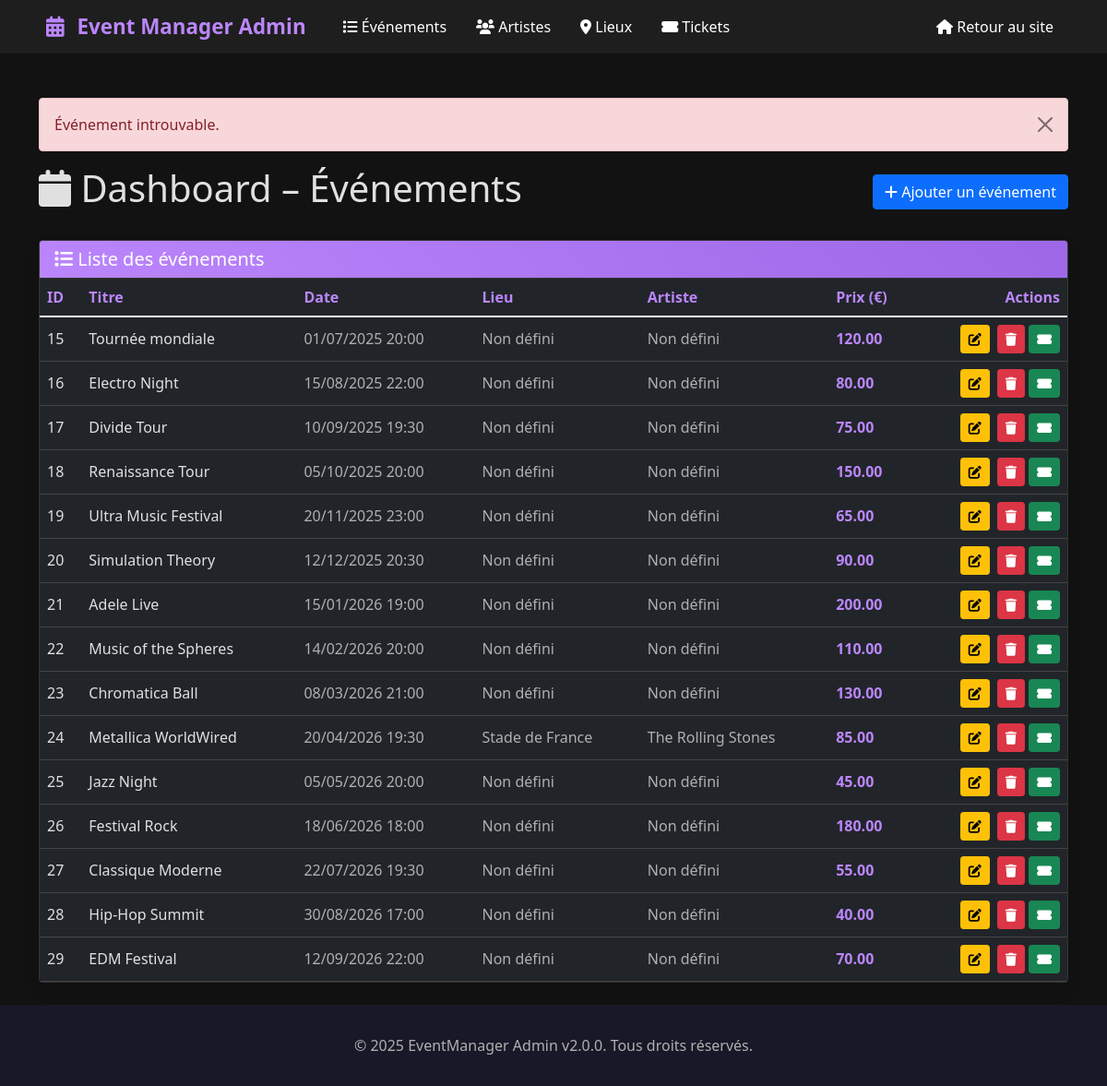
The page /admin/evenements.php?error=not_found on the database its author committed.
### tables this page shows
CREATE TABLE IF NOT EXISTS `evenement` (
  `id_evenement` int(11) NOT NULL AUTO_INCREMENT,
  `titre` varchar(255) NOT NULL,
  `description` text DEFAULT NULL,
  `date_heure` datetime NOT NULL,
  `prix` decimal(10,2) DEFAULT 0.00,
  `id_venue` int(11) DEFAULT NULL,
  `id_artiste` int(11) DEFAULT NULL,
  `image` varchar(255) DEFAULT NULL,
  PRIMARY KEY (`id_evenement`),
  KEY `id_venue` (`id_venue`),
  KEY `id_artiste` (`id_artiste`),
  CONSTRAINT `evenement_ibfk_1` FOREIGN KEY (`id_venue`) REFERENCES `venue` (`id_venue`),
  CONSTRAINT `evenement_ibfk_2` FOREIGN KEY (`id_artiste`) REFERENCES `artiste` (`id_artiste`)
);

CREATE TABLE IF NOT EXISTS `venue` (
  `id_venue` int(11) NOT NULL AUTO_INCREMENT,
  `nom` varchar(255) NOT NULL,
  `type` varchar(100) DEFAULT NULL,
  `adresse` varchar(255) DEFAULT NULL,
  `url` varchar(255) DEFAULT NULL,
  `photo` varchar(255) DEFAULT NULL,
  PRIMARY KEY (`id_venue`)
);

CREATE TABLE IF NOT EXISTS `artiste` (
  `id_artiste` int(11) NOT NULL AUTO_INCREMENT,
  `nom` varchar(255) NOT NULL,
  `url` varchar(255) DEFAULT NULL,
  `photo` varchar(255) DEFAULT NULL,
  PRIMARY KEY (`id_artiste`)
);

### classes/Evenement.php (called while the page is built, shortened)
<?php
class Evenement {
    private $conn;
    private $table = 'evenement';
    public function __construct($db) {
        $this->conn = $db;
    }
    public function lire() {
        $query = "SELECT e.*, v.nom as venue_nom, a.nom as artiste_nom
                  FROM " . $this->table . " e
                  LEFT JOIN venue v ON e.id_venue = v.id_venue
                  LEFT JOIN artiste a ON e.id_artiste = a.id_artiste
                  ORDER BY e.date_heure ASC";
        $stmt = $this->conn->prepare($query);
        $stmt->execute();
        return $stmt->fetchAll(PDO::FETCH_ASSOC);
    }
}
?>

### admin/evenements.php (the view, shortened to what this page needs)
<?php
require_once '../classes/Evenement.php';
$database = new Database();
$db = $database->getConnection();
$evenement = new Evenement($db);
$error = '';
if (isset($_GET['error']) && $_GET['error'] === 'not_found') {
    $error = "Événement introuvable.";
}
$evenements = $evenement->lire();
include 'includes/header.php';
?>
<main class="container py-4">
    <?php if ($error): ?>
    <div class="alert alert-danger alert-dismissible fade show">
        <?= $error ?>
        <button type="button" class="btn-close" data-bs-dismiss="alert"></button>
    </div>
    <?php endif; ?>
    <div class="d-flex justify-content-between align-items-center mb-4">
        <h1><i class="fas fa-calendar"></i> Dashboard – Événements</h1>
        <a href="evenement_ajouter.php" class="btn btn-primary">
            <i class="fas fa-plus"></i> Ajouter un événement
        </a>
    </div>
    <div class="card shadow" style="background: var(--surface-dark); border: 1px solid #333;">
        <div class="card-header" style="background: linear-gradient(45deg, var(--accent-color), #9D67E7); color: white; border-bottom: 1px solid #333;">
            <h5 class="mb-0"><i class="fas fa-list"></i> Liste des événements</h5>
        </div>
        <div class="card-body p-0">
            <div class="table-responsive">
                <table class="table table-dark table-hover mb-0 align-middle" style="background: var(--surface-dark);">
                    <thead style="background: #23233a;">
                        <tr>
                            <th style="border-color: #444; color: var(--accent-color);">ID</th>
                            <th style="border-color: #444; color: var(--accent-color);">Titre</th>
                            <th style="border-color: #444; color: var(--accent-color);">Date</th>
                            <th style="border-color: #444; color: var(--accent-color);">Lieu</th>
                            <th style="border-color: #444; color: var(--accent-color);">Artiste</th>
                            <th style="border-color: #444; color: var(--accent-color);">Prix (€)</th>
                            <th class="text-end" style="border-color: #444; color: var(--accent-color);">Actions</th>
                        </tr>
                    </thead>
                    <tbody>
                        <?php if(empty($evenements)): ?>
                        <tr>
                            <td colspan="7" class="text-center py-3" style="color: var(--text-secondary); border-color: #444;">Aucun événement enregistré</td>
                        </tr>
                        <?php else: ?>
                        <?php foreach ($evenements as $evt): ?>
                        <tr style="border-color: #444;">
                            <td style="color: var(--text-primary); border-color: #444;"><?= $evt['id_evenement'] ?></td>
                            <td style="color: var(--text-primary); border-color: #444;"><?= htmlspecialchars($evt['titre']) ?></td>
                            <td style="color: var(--text-secondary); border-color: #444;"><?= date('d/m/Y H:i', strtotime($evt['date_heure'])) ?></td>
                            <td style="color: var(--text-secondary); border-color: #444;"><?= htmlspecialchars($evt['venue_nom'] ?? 'Non défini') ?></td>
                            <td style="color: var(--text-secondary); border-color: #444;"><?= htmlspecialchars($evt['artiste_nom'] ?? 'Non défini') ?></td>
                            <td style="color: var(--accent-color); font-weight: 600; border-color: #444;"><?= number_format($evt['prix'], 2) ?></td>
                            <td class="text-end" style="border-color: #444;">
                                <a href="evenement_modifier.php?id=<?= $evt['id_evenement'] ?>"
                                   class="btn btn-warning btn-sm btn-action me-1">
                                    <i class="fas fa-edit"></i>
                                </a>
                                <a href="evenement_supprimer.php?id=<?= $evt['id_evenement'] ?>"
                                   class="btn btn-danger btn-sm btn-action">
                                    <i class="fas fa-trash"></i>
                                </a>
                                <a href="tickets_evenement.php?evenement_id=<?= $evt['id_evenement'] ?>"
                                   class="btn btn-success btn-sm btn-action">
                                    <i class="fas fa-ticket-alt"></i>
                                </a>
                            </td>
                        </tr>
                        <?php endforeach; ?>
                        <?php endif; ?>
                    </tbody>
                </table>
            </div>
        </div>
    </div>
</main>
<?php include 'includes/footer.php'; ?>

### admin/includes/header.php (style rules this page uses)
:root { --bg-dark: #121212; --surface-dark: #1E1E1E; --text-primary: #E0E0E0; --text-secondary: #B0B0B0; --accent-color: #BB86FC; }
html, body { height: 100%; margin: 0; padding: 0; }
body { display: flex; flex-direction: column; min-height: 100vh; background: var(--bg-dark); color: var(--text-primary); }
main { flex: 1; padding-bottom: 2rem; }
.card, .card-header { background: #181828; color: var(--text-primary); }

### rows shown on the page
evenement: id_evenement "15", titre "Tournée mondiale", date_heure "01/07/2025 20:00", venue_nom "Non défini", artiste_nom "Non défini", prix "120.00"
evenement: id_evenement "16", titre "Electro Night", date_heure "15/08/2025 22:00", venue_nom "Non défini", artiste_nom "Non défini", prix "80.00"
evenement: id_evenement "17", titre "Divide Tour", date_heure "10/09/2025 19:30", venue_nom "Non défini", artiste_nom "Non défini", prix "75.00"
evenement: id_evenement "18", titre "Renaissance Tour", date_heure "05/10/2025 20:00", venue_nom "Non défini", artiste_nom "Non défini", prix "150.00"
evenement: id_evenement "19", titre "Ultra Music Festival", date_heure "20/11/2025 23:00", venue_nom "Non défini", artiste_nom "Non défini", prix "65.00"
evenement: id_evenement "20", titre "Simulation Theory", date_heure "12/12/2025 20:30", venue_nom "Non défini", artiste_nom "Non défini", prix "90.00"
evenement: id_evenement "21", titre "Adele Live", date_heure "15/01/2026 19:00", venue_nom "Non défini", artiste_nom "Non défini", prix "200.00"
evenement: id_evenement "22", titre "Music of the Spheres", date_heure "14/02/2026 20:00", venue_nom "Non défini", artiste_nom "Non défini", prix "110.00"
evenement: id_evenement "23", titre "Chromatica Ball", date_heure "08/03/2026 21:00", venue_nom "Non défini", artiste_nom "Non défini", prix "130.00"
evenement: id_evenement "24", titre "Metallica WorldWired", date_heure "20/04/2026 19:30", id_venue.nom "Stade de France", id_artiste.nom "The Rolling Stones", prix "85.00"
evenement: id_evenement "25", titre "Jazz Night", date_heure "05/05/2026 20:00", venue_nom "Non défini", artiste_nom "Non défini", prix "45.00"
evenement: id_evenement "26", titre "Festival Rock", date_heure "18/06/2026 18:00", venue_nom "Non défini", artiste_nom "Non défini", prix "180.00"
evenement: id_evenement "27", titre "Classique Moderne", date_heure "22/07/2026 19:30", venue_nom "Non défini", artiste_nom "Non défini", prix "55.00"
evenement: id_evenement "28", titre "Hip-Hop Summit", date_heure "30/08/2026 17:00", venue_nom "Non défini", artiste_nom "Non défini", prix "40.00"
evenement: id_evenement "29", titre "EDM Festival", date_heure "12/09/2026 22:00", venue_nom "Non défini", artiste_nom "Non défini", prix "70.00"

### other values the page prints
$error "Événement introuvable."
